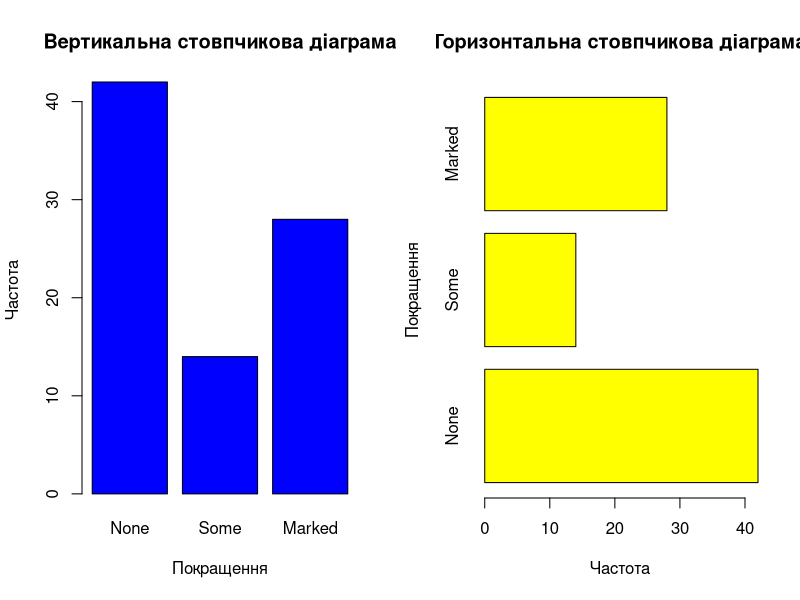
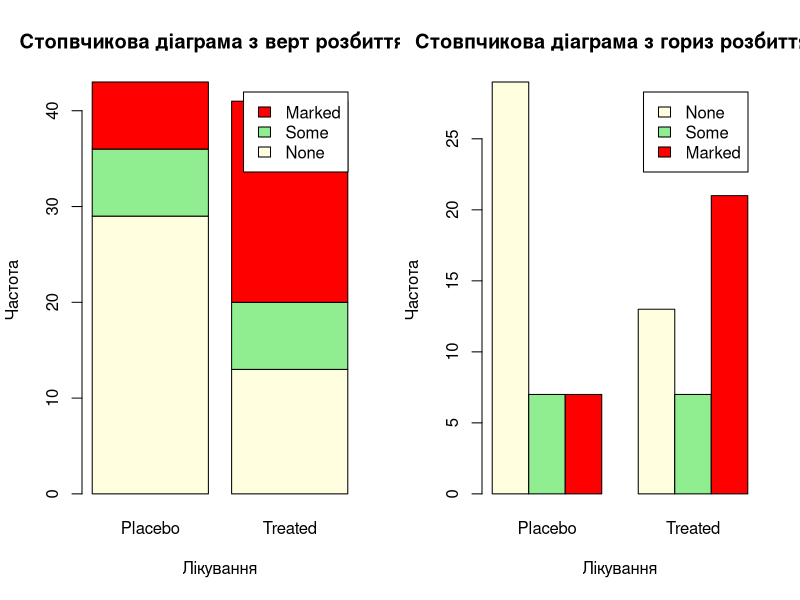
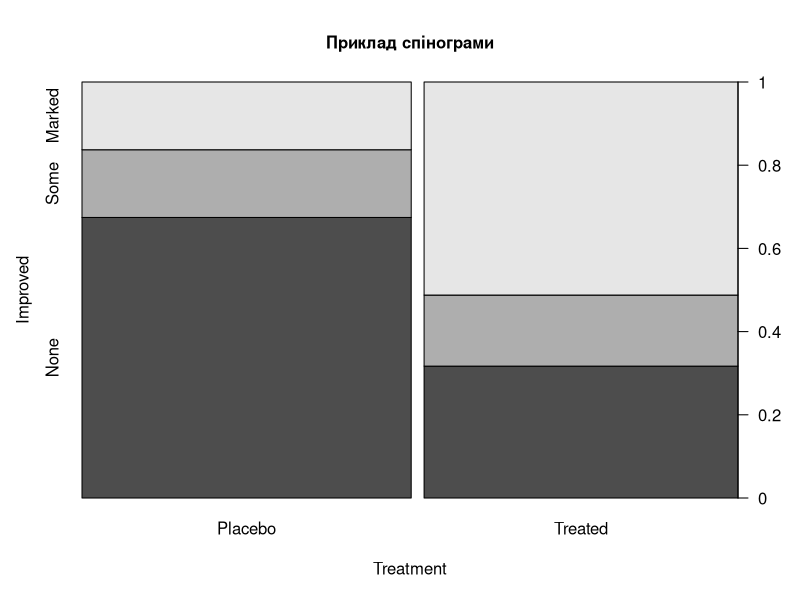
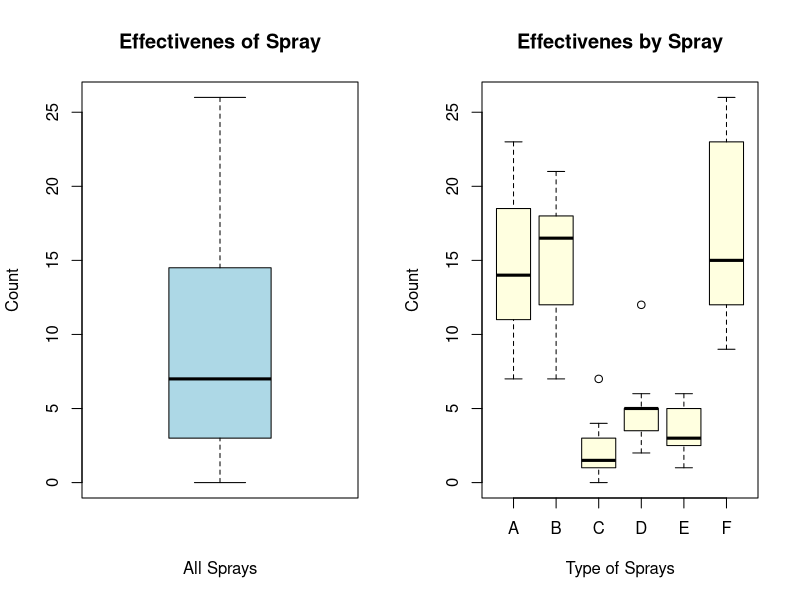
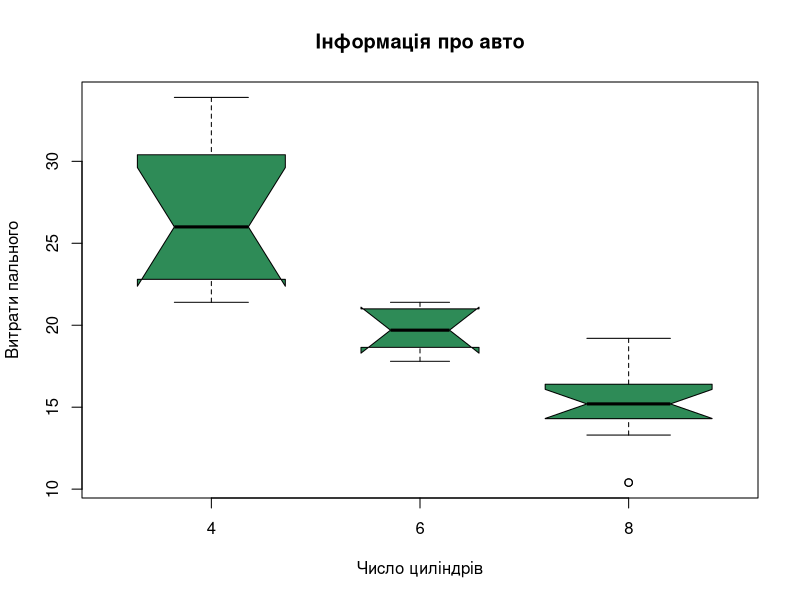
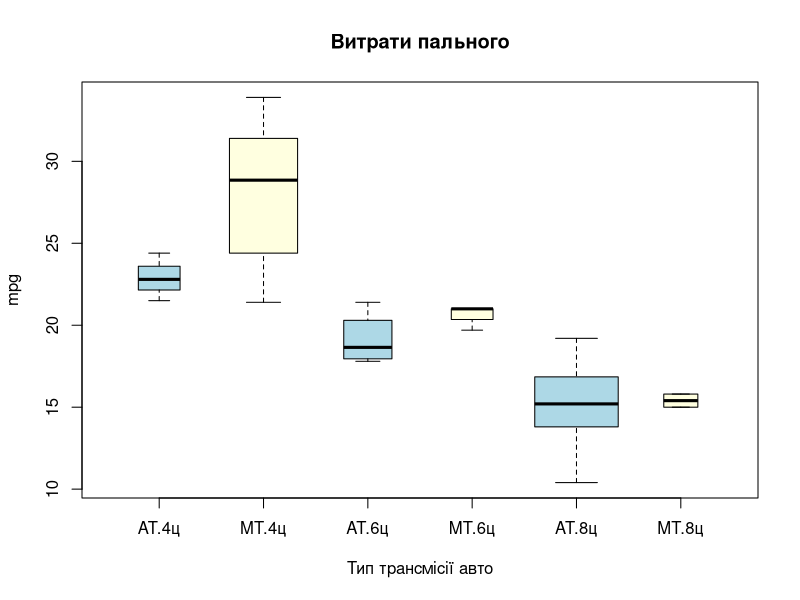
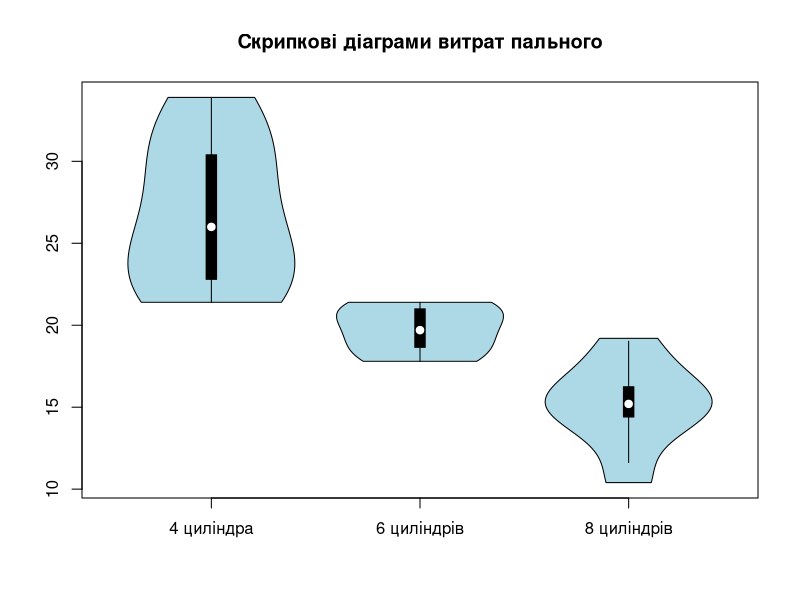

The R script that drew these images, in order:
#1. Встановіть пакет vcd. Завантажте таблицю Arthritis, яка є частиною інстальованого пакету. 
#Таблиця містить дані клінічного випробування, що досліджувало нове лікування ревматоїдного артриту.
install.packages("vcd")
library("vcd")
data("Arthritis")
head(Arthritis)

#2. Побудуйте прості стовпчикові вертикальну та горизонтальну діаграми частоти різної реакції.
improved <- table(Arthritis$Improved)
improved
par(mfrow = c(1, 2))
barplot(improved, main = "Вертикальна стовпчикова діаграма",
        xlab = "Покращення", ylab = "Частота", col = "blue")
barplot(improved, main = "Горизонтальна стовпчикова діаграма",
        xlab = "Частота", ylab = "Покращення", col = "yellow", horiz = TRUE)

#3. Побудуйте стовпчикові діаграми з вертикальним та горизонтальним розподілом на підгрупи.
counts<-table(Arthritis$Improved, Arthritis$Treatment)
counts
par(mfrow = c(1,2))
barplot(counts, main = "Стопвчикова діаграма з верт розбиттям",
        xlab = "Лікування", ylab = "Частота", col = c("lightyellow", "lightgreen", "red"),
        legend = rownames(counts))
barplot(counts, main = "Стовпчикова діаграма з гориз розбиттям",
        xlab = "Лікування", ylab = "Частота", col = c("lightyellow", "lightgreen", "red"),
        legend = rownames(counts), beside = TRUE)

#4. Побудуйте спінограми
attach(Arthritis)
counts <- table(Treatment, Improved)
spine(counts, main = "Приклад спінограми")
detach(Arthritis)

#5. Використовуючи  R  команди  для  базової  візуалізації,  відтворіть  такий  графік
head(InsectSprays)
str(InsectSprays)
par(mfrow = c(1, 2))
boxplot(InsectSprays$count, main = "Effectivenes of Spray",
        xlab = "All Sprays", ylab = "Count", col = "lightblue")
boxplot(InsectSprays$count~InsectSprays$spray,
        main = "Effectivenes by Spray", xlab = "Type of Sprays",
        ylab = "Count", col = "lightyellow")

#6. Для  датасету mtcars побудуйте  вдосконалені діаграми  розмахів  (boxplot), 
#порівнявши витрати пального для автомобілів з чотирма, шістьма та вісьмома циліндрами.
mtcars
par(mfrow = c(1,1))
boxplot(mpg ~ cyl, data = mtcars, notch = TRUE, varwidth = TRUE, col = "seagreen",
        main = "Інформація про авто", xlab = "Число циліндрів", ylab = "Витрати пального")

#7. дослідити витрати пального від типу трансмісії автомобіля (механічна чи автоматична).
mtcars$cyl.f <- factor(mtcars$cyl,
                       levels=c(4,6,8),
                       labels=c("4ц", "6ц", "8ц"))
mtcars$am.f <- factor (mtcars$am,
                       levels=c(0,1),
                       labels=c("AT", "MT"))
boxplot(mpg~am.f*cyl.f,
        data=mtcars,
        varwidth = TRUE,
        col=c("lightblue", "lightyellow"),
        main = "Витрати пального",
        xlab = "Тип трансмісії авто")

#8. Побудуйте модифікацію діаграм витрат пального для автомобілів з циліндрами – скрипкові діаграми.
install.packages("vioplot")
library(vioplot)
y1 <- mtcars$mpg[mtcars$cyl==4]
y2 <- mtcars$mpg[mtcars$cyl==6]
y3 <- mtcars$mpg[mtcars$cyl==8]
par(mfrow = c(1,1))
vioplot(y1, y2, y3, names=c("4 циліндра", "6 циліндрів", "8 циліндрів"),
        col = "lightblue")
title("Скрипкові діаграми витрат пального")
